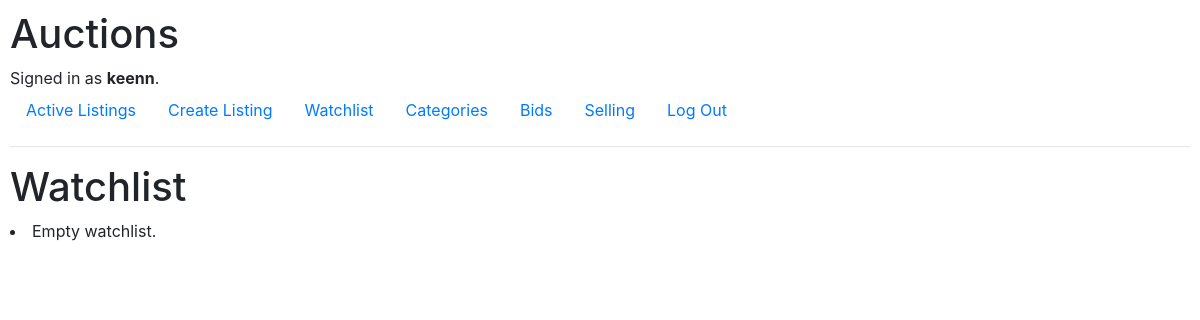
The page /watchlist (signed in) on the database as committed earlier.
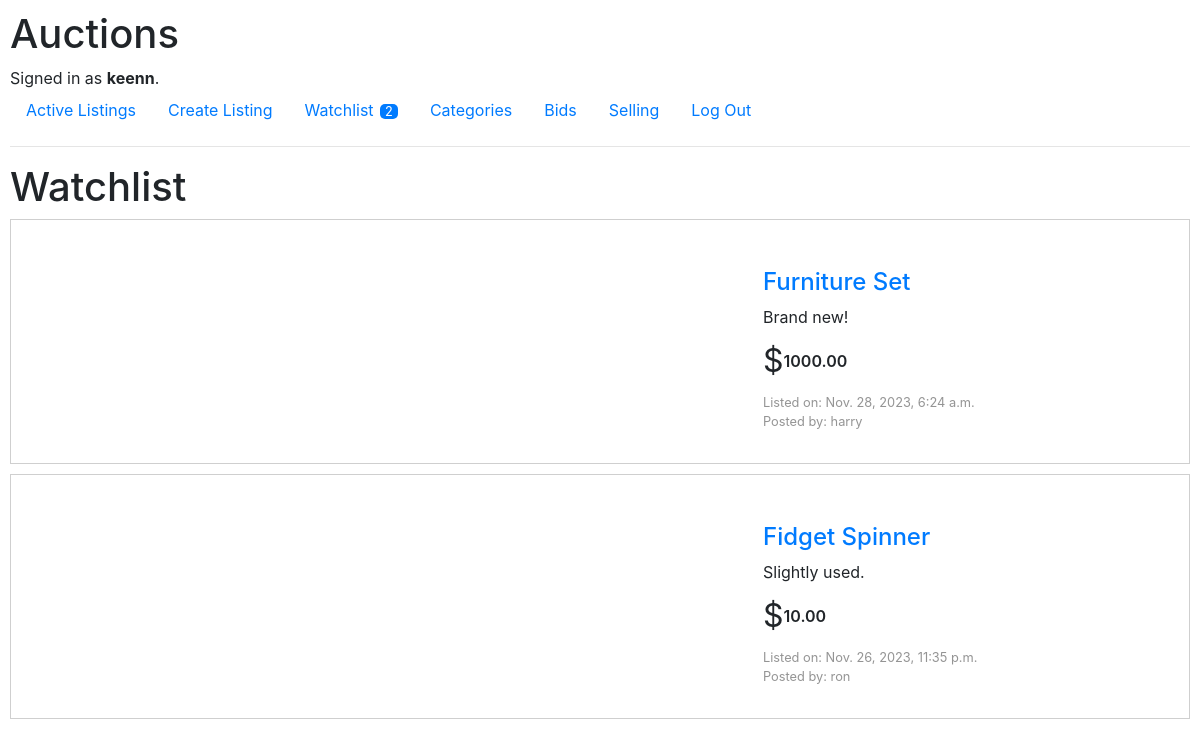
The same page on the database as committed later.
### auctions/models.py (models this page shows, shortened)
class Listing(models.Model):
    seller = models.ForeignKey(User, on_delete=models.CASCADE, related_name="ownListings")
    title = models.CharField(max_length=64)
    description = models.CharField(max_length=5000)
    startingBid = models.DecimalField(decimal_places=2,
                                      max_digits=10)
    image = models.CharField(max_length=5000,
                             default="https://upload.wikimedia.org/wikipedia/commons/thumb/4/46/Question_mark_%28black%29.svg/800px-Question_mark_%28black%29.svg.png")
    timestamp = models.DateTimeField(default=timezone.now, editable=False)
    category = models.ForeignKey(Category, on_delete=models.CASCADE, related_name='listingCategory')
    availability = models.BooleanField(default=True)

class User(AbstractUser):
    pass

### auctions/views.py (the view)
# urls.py: path("watchlist", views.watchlist, name="watchlist"),
@login_required
def watchlist(request):
    watchlist = Watchlist.objects.get(user = User.objects.get(pk=1)).listing.all().order_by('-id')
    return render(request, 'auctions/watchlist.html', {
        'watchlist' : watchlist,
        'watchlistCount' : Watchlist.objects.get(user = User.objects.get(pk=request.user.id)).listing.count()
    })

### auctions/templates/auctions/watchlist.html (shortened to what this page needs)
{% extends 'auctions/layout.html' %}
{% block body %}
    <h1>Watchlist</h1>
    <div class="allListings watchlistWrapper">
        {% for watchlist in watchlist %}
        <div class="listing">
            <div class="displaypic">
                <a href="{% url 'listing' watchlist.title watchlist.id %}"><img src="{{ watchlist.image }}" alt=""></a>
            </div>
            <div class="itemInfo">
                <div class="infoTitle">
                    <a href="{% url 'listing' watchlist.title watchlist.id %}">
                        <h4>{{ watchlist.title }}</h4>
                    </a>
                </div>
                <div class="infoDescription">{{ watchlist.description }}</div>
                <div class="infoStartingBid">
                    <span class="dollar">$</span>
                    <span class="price">{{ watchlist.startingBid | floatformat:2 }}</span>
                </div>
                <div class="created">
                    <p>Listed on: {{ watchlist.timestamp }}</p>
                    <p>Posted by: {{ watchlist.seller.username }}</p>
                </div>
            </div>
        </div>
        {% empty %}
        <li>Empty watchlist.</li>
        {% endfor %}
    </div>
{% endblock %}

### auctions/templates/auctions/layout.html (shortened to what this page needs)
{% load static %}
<!DOCTYPE html>
<html lang="en">
    <head>
        <link rel="stylesheet" href="https://stackpath.bootstrapcdn.com/bootstrap/4.4.1/css/bootstrap.min.css">
        <link href="{% static 'auctions/styles.css' %}" rel="stylesheet">
    </head>
    <body>
        <h1>Auctions</h1>
        <div>
            {% if user.is_authenticated %}
                Signed in as <strong>{{ user.username }}</strong>.
            {% else %}
                Not signed in.
            {% endif %}
        </div>
        <ul class="nav">
            <li class="nav-item">
                <a class="nav-link" href="{% url 'index' %}">Active Listings</a>
            </li>
            {% if user.is_authenticated %}
                <li class="nav-item">
                    <a class="nav-link" href="{% url 'new' %}">Create Listing</a>
                </li>
                <li class="nav-item">
                    <a class="nav-link watchlistnav" href="{% url 'watchlist' %}">Watchlist
                        {% if watchlistCount %}
                            <span>{{ watchlistCount }}</span>
                        {% endif %}
                    </a>
                </li>
                <li class="nav-item">
                    <a class="nav-link" href="{% url 'categories' %}">Categories</a>
                </li>
                <li class="nav-item">
                    <a class="nav-link" href="{% url 'bids' %}">Bids</a>
                </li>
                <li class="nav-item">
                    <a class="nav-link" href="{% url 'selling' %}">Selling</a>
                </li>
                <li class="nav-item">
                    <a class="nav-link" href="{% url 'logout' %}">Log Out</a>
                </li>
            {% endif %}
        </ul>
        <hr>
        {% block body %}
        {% endblock %}
    </body>
</html>

Rows that differ between the two databases and show on the page:
added Listing: title "Furniture Set", description "Brand new!", startingBid "1000.00", timestamp "Nov. 28, 2023, 6:24 a.m.", seller.username "harry"
now on this page (row unchanged): Listing: title "Fidget Spinner", description "Slightly used.", startingBid "10.00", timestamp "Nov. 26, 2023, 11:35 p.m.", seller.username "ron"
Other text that changed with them:
{{ watchlistCount }}: (not shown) → "2"
text no longer shown: "Empty watchlist."
